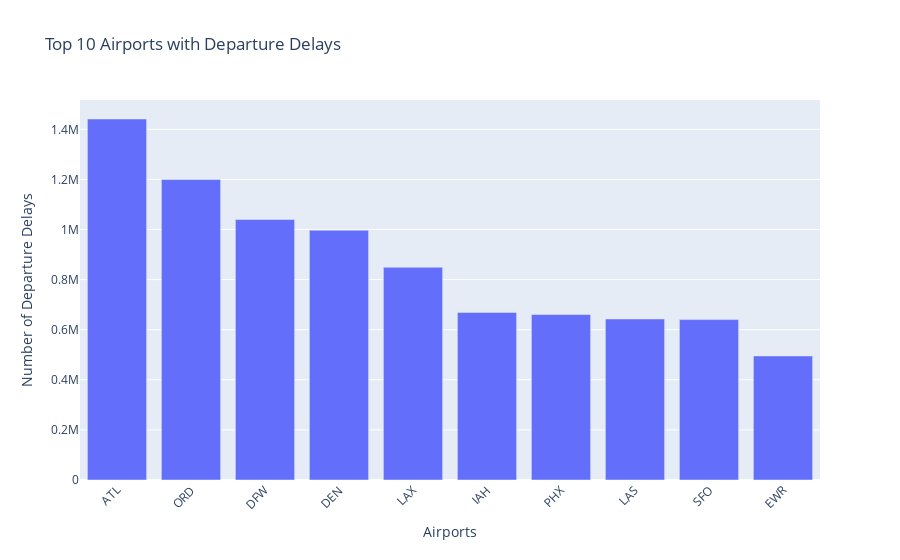

This figure's notebook cell:
### Markdown cell above
## Airports with Depature Delays

### Code cell
# Filter the dataframe to include only the rows with departure delays
delayed_flights = df.filter(df.DEP_DELAY > 0)

# Group the data by the airport and count the number of departure delays
departure_delays = delayed_flights.groupBy("ORIGIN").count()

# Sort the airports by the number of departure delays in descending order
sorted_airports = departure_delays.orderBy(desc("count"))

# Display the top 10 airports with the most departure delays
# sorted_airports.show(10)

# Get the top 10 airports with the highest number of departure delays
top_airports = sorted_airports.limit(10).toPandas()

# Extract the airport codes and departure delay counts
airports = top_airports["ORIGIN"].tolist()
delay_counts = top_airports["count"].tolist()

# Create a bar chart using Plotly
fig = go.Figure(data=go.Bar(x=airports, y=delay_counts))

# Customize the chart layout
fig.update_layout(
    title="Top 10 Airports with Departure Delays",
    xaxis_title="Airports",
    yaxis_title="Number of Departure Delays",
    xaxis_tickangle=-45,
)

# Display the chart
fig.show()

### Figure 1 — Plotly figure (JSON) as saved in the notebook; plotly's stock layout.template omitted (floating-point values rounded to 4 significant figures)
{"data": [{"type": "bar", "x": ["ATL", "ORD", "DFW", "DEN", "LAX", "IAH", "PHX", "LAS", "SFO", "EWR"], "y": [1441247, 1199958, 1039855, 997455, 849217, 668957, 660717, 642843, 640371, 495405]}], "layout": {"title": {"text": "Top 10 Airports with Departure Delays"}, "xaxis": {"tickangle": -45, "title": {"text": "Airports"}}, "yaxis": {"title": {"text": "Number of Departure Delays"}}}}
